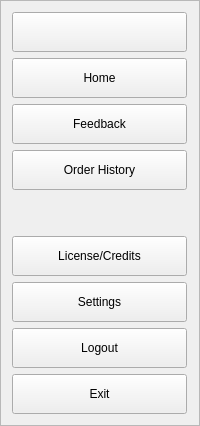
     <widget class="QFrame" name="expand">
      <property name="styleSheet">
       <string notr="true">font:&quot;Roboto&quot;;</string>
      </property>
      <property name="frameShape">
       <enum>QFrame::Shape::StyledPanel</enum>
      </property>
      <property name="frameShadow">
       <enum>QFrame::Shadow::Raised</enum>
      </property>
      <layout class="QVBoxLayout" name="verticalLayout_5">
       <item>
        <widget class="QPushButton" name="menu_expand">
         <property name="minimumSize">
          <size>
           <width>175</width>
           <height>40</height>
          </size>
         </property>
         <property name="maximumSize">
          <size>
           <width>175</width>
           <height>40</height>
          </size>
         </property>
         <property name="cursor">
          <cursorShape>ArrowCursor</cursorShape>
         </property>
         <property name="focusPolicy">
          <enum>Qt::FocusPolicy::NoFocus</enum>
         </property>
         <property name="text">
          <string/>
         </property>
         <property name="icon">
          <iconset resource="Resources.qrc">
           <normaloff>:/icons/Icons/menu.ico</normaloff>:/icons/Icons/menu.ico</iconset>
         </property>
         <property name="iconSize">
          <size>
           <width>28</width>
           <height>28</height>
          </size>
         </property>
         <property name="checkable">
          <bool>false</bool>
         </property>
         <property name="autoExclusive">
          <bool>true</bool>
         </property>
        </widget>
       </item>
       <item>
        <widget class="QPushButton" name="home_expand">
         <property name="minimumSize">
          <size>
           <width>175</width>
           <height>40</height>
          </size>
         </property>
         <property name="maximumSize">
          <size>
           <width>175</width>
           <height>40</height>
          </size>
         </property>
         <property name="cursor">
          <cursorShape>PointingHandCursor</cursorShape>
         </property>
         <property name="focusPolicy">
          <enum>Qt::FocusPolicy::NoFocus</enum>
         </property>
         <property name="text">
          <string>Home</string>
         </property>
         <property name="icon">
          <iconset resource="Resources.qrc">
           <normaloff>:/icons/Icons/home.png</normaloff>
           <normalon>:/icons/Icons/home_checked.png</normalon>:/icons/Icons/home.png</iconset>
         </property>
         <property name="iconSize">
          <size>
           <width>28</width>
           <height>28</height>
          </size>
         </property>
         <property name="checkable">
          <bool>true</bool>
         </property>
         <property name="autoExclusive">
          <bool>true</bool>
         </property>
        </widget>
       </item>
       <item>
        <widget class="QPushButton" name="feedback_expand">
         <property name="minimumSize">
          <size>
           <width>175</width>
           <height>40</height>
          </size>
         </property>
         <property name="maximumSize">
          <size>
           <width>175</width>
           <height>40</height>
          </size>
         </property>
         <property name="cursor">
          <cursorShape>PointingHandCursor</cursorShape>
         </property>
         <property name="focusPolicy">
          <enum>Qt::FocusPolicy::NoFocus</enum>
         </property>
         <property name="text">
          <string>Feedback</string>
         </property>
         <property name="icon">
          <iconset resource="Resources.qrc">
           <normaloff>:/icons/Icons/feedback.png</normaloff>
           <normalon>:/icons/Icons/feedback_checked.png</normalon>:/icons/Icons/feedback.png</iconset>
         </property>
         <property name="iconSize">
          <size>
           <width>28</width>
           <height>28</height>
          </size>
         </property>
         <property name="checkable">
          <bool>true</bool>
         </property>
         <property name="autoExclusive">
          <bool>true</bool>
         </property>
        </widget>
       </item>
       <item>
        <widget class="QPushButton" name="history_expand">
         <property name="minimumSize">
          <size>
           <width>175</width>
           <height>40</height>
          </size>
         </property>
         <property name="maximumSize">
          <size>
           <width>175</width>
           <height>40</height>
          </size>
         </property>
         <property name="cursor">
          <cursorShape>PointingHandCursor</cursorShape>
         </property>
         <property name="focusPolicy">
          <enum>Qt::FocusPolicy::NoFocus</enum>
         </property>
         <property name="text">
          <string>Order History</string>
         </property>
         <property name="icon">
          <iconset resource="Resources.qrc">
           <normaloff>:/icons/Icons/history.png</normaloff>
           <normalon>:/icons/Icons/history_checked.png</normalon>:/icons/Icons/history.png</iconset>
         </property>
         <property name="iconSize">
          <size>
           <width>28</width>
           <height>28</height>
          </size>
         </property>
         <property name="checkable">
          <bool>true</bool>
         </property>
         <property name="autoExclusive">
          <bool>true</bool>
         </property>
        </widget>
       </item>
       <item>
        <spacer name="verticalSpacer_2">
         <property name="orientation">
          <enum>Qt::Orientation::Vertical</enum>
         </property>
         <property name="sizeHint" stdset="0">
          <size>
           <width>20</width>
           <height>40</height>
          </size>
         </property>
        </spacer>
       </item>
       <item>
        <widget class="QPushButton" name="license_cred_expand">
         <property name="minimumSize">
          <size>
           <width>175</width>
           <height>40</height>
          </size>
         </property>
         <property name="maximumSize">
          <size>
           <width>175</width>
           <height>40</height>
          </size>
         </property>
         <property name="cursor">
          <cursorShape>PointingHandCursor</cursorShape>
         </property>
         <property name="focusPolicy">
          <enum>Qt::FocusPolicy::NoFocus</enum>
         </property>
         <property name="text">
          <string>License/Credits</string>
         </property>
         <property name="icon">
          <iconset resource="Resources.qrc">
           <normaloff>:/icons/Icons/license.png</normaloff>
           <normalon>:/icons/Icons/license_checked.png</normalon>:/icons/Icons/license.png</iconset>
         </property>
         <property name="iconSize">
          <size>
           <width>28</width>
           <height>28</height>
          </size>
         </property>
         <property name="checkable">
          <bool>true</bool>
         </property>
         <property name="autoExclusive">
          <bool>true</bool>
         </property>
        </widget>
       </item>
       <item>
        <widget class="QPushButton" name="settings_expand">
         <property name="minimumSize">
          <size>
           <width>175</width>
           <height>40</height>
          </size>
         </property>
         <property name="maximumSize">
          <size>
           <width>175</width>
           <height>40</height>
          </size>
         </property>
         <property name="cursor">
          <cursorShape>PointingHandCursor</cursorShape>
         </property>
         <property name="focusPolicy">
          <enum>Qt::FocusPolicy::NoFocus</enum>
         </property>
         <property name="text">
          <string>Settings</string>
         </property>
         <property name="icon">
          <iconset resource="Resources.qrc">
           <normaloff>:/icons/Icons/settings_unchecked.ico</normaloff>
           <normalon>:/icons/Icons/settings_checked.ico</normalon>:/icons/Icons/settings_unchecked.ico</iconset>
         </property>
         <property name="iconSize">
          <size>
           <width>28</width>
           <height>28</height>
          </size>
         </property>
         <property name="checkable">
          <bool>true</bool>
         </property>
         <property name="autoExclusive">
          <bool>true</bool>
         </property>
        </widget>
       </item>
       <item>
        <widget class="QPushButton" name="logout_expand">
         <property name="minimumSize">
          <size>
           <width>175</width>
           <height>40</height>
          </size>
         </property>
         <property name="maximumSize">
          <size>
           <width>175</width>
           <height>40</height>
          </size>
         </property>
         <property name="cursor">
          <cursorShape>PointingHandCursor</cursorShape>
         </property>
         <property name="focusPolicy">
          <enum>Qt::FocusPolicy::NoFocus</enum>
         </property>
         <property name="text">
          <string>Logout</string>
         </property>
         <property name="icon">
          <iconset resource="Resources.qrc">
           <normaloff>:/icons/Icons/logout.ico</normaloff>:/icons/Icons/logout.ico</iconset>
         </property>
         <property name="iconSize">
          <size>
           <width>28</width>
           <height>28</height>
          </size>
         </property>
         <property name="checkable">
          <bool>false</bool>
         </property>
         <property name="autoExclusive">
          <bool>false</bool>
         </property>
        </widget>
       </item>
       <item>
        <widget class="QPushButton" name="exit_expand">
         <property name="minimumSize">
          <size>
           <width>175</width>
           <height>40</height>
          </size>
         </property>
         <property name="maximumSize">
          <size>
           <width>175</width>
           <height>40</height>
          </size>
         </property>
         <property name="cursor">
          <cursorShape>PointingHandCursor</cursorShape>
         </property>
         <property name="focusPolicy">
          <enum>Qt::FocusPolicy::NoFocus</enum>
         </property>
         <property name="text">
          <string>Exit</string>
         </property>
         <property name="icon">
          <iconset resource="Resources.qrc">
           <normaloff>:/icons/Icons/exit_main.ico</normaloff>:/icons/Icons/exit_main.ico</iconset>
         </property>
         <property name="iconSize">
          <size>
           <width>28</width>
           <height>28</height>
          </size>
         </property>
         <property name="checkable">
          <bool>false</bool>
         </property>
         <property name="autoExclusive">
          <bool>false</bool>
         </property>
        </widget>
       </item>
      </layout>
     </widget>
